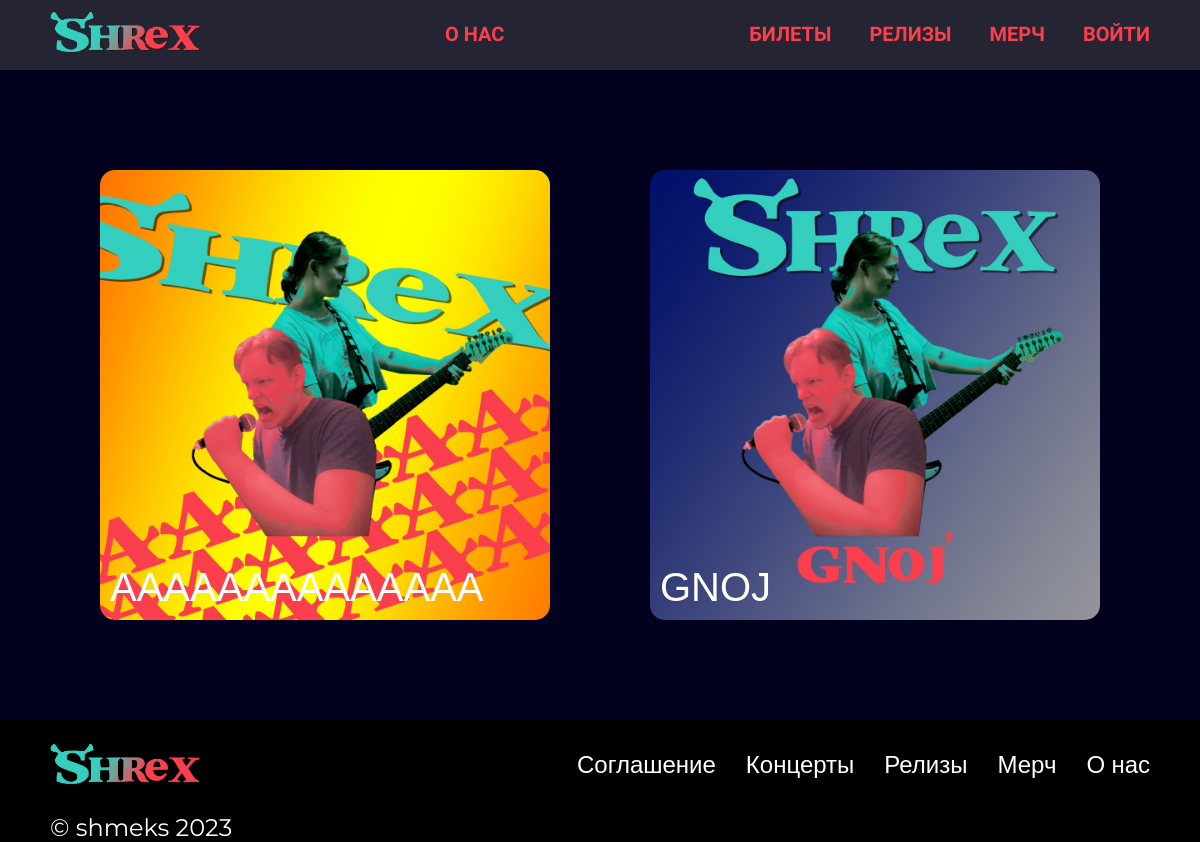
Screenshot of /releases/ with the database file from the repository.
### main/models.py (models this page shows, shortened)
class Releases(models.Model):
    name = models.CharField(max_length=256, verbose_name='Название')
    image = models.ImageField(upload_to='releases', verbose_name='Изображение')
    apple_music = models.URLField(blank=True, null=True)
    spotify = models.URLField(blank=True, null=True)
    vkontakte = models.URLField(blank=True, null=True)
    youtube = models.URLField(blank=True, null=True)
    youtube_music = models.URLField(blank=True, null=True)
    release_description = models.TextField(verbose_name='Описание', blank=True, null=True)
    class Meta:
        verbose_name = 'Релиз'
        verbose_name_plural = 'Релизы'

### main/views.py (the view)
# urls.py: path('releases/', ReleasesView.as_view(), name='releases'),
class ReleasesView(ListView):
    template_name = 'main/releases.html'
    model = Releases
    context_object_name = 'releases'

### main/templates/main/releases.html
{% extends 'main/base.html' %}
{% block main %}
<div class="releases">
	<div class="wrapper">
		<div class="releases__cards">
			{% for release in releases %}
			<div class="releases__card">
				<a href="{% url 'releases_detail' release.pk %}">
					<img src='{{ release.image.url }}' class="releases__card_img">
				</a>
				<div class="releases__card_named">{{ release.name }}</div>
			</div>
			{% endfor %}
		</div>
	</div>
</div>
{% endblock %}

### main/static/main/css/style.css (style rules this page uses)
* { box-sizing: border-box; padding: 0; margin: 0; }
a { text-decoration: none; position: relative; }
.main_background { height: 100%; width: 100%; background-color: #03021E; }
.wrapper { width: 1100px; margin: auto; }
.releases { margin-bottom: 100px; }
.releases__cards { display: flex; flex-wrap: wrap; justify-content: space-around; }
.releases__card { position: relative; margin-top: 100px; width: 450px; height: 450px; }
.releases__card_img { width: 450px; border-radius: 15px; }
.releases__card_named { position: absolute; bottom: 0px; font-family: 'montserrat alternative', sans-serif; font-size: 40px; color: white; margin: 0 0 10px 10px; }

### rows the page displays
Releases: image (picture), name "АААААААААААААА"
Releases: image (picture), name "GNOJ"
